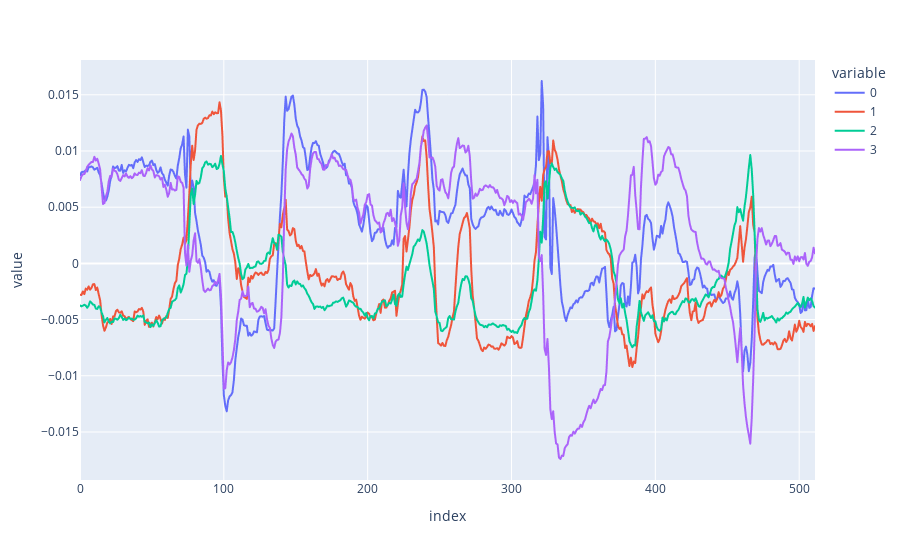

The code cell stored with this chart in its notebook:
### Code cell
px.line(y_pred.cpu().detach().numpy())

### Figure 1 — Plotly figure (JSON) as saved in the notebook; plotly's stock layout.template omitted (floating-point values rounded to 4 significant figures; data arrays with more than 128 entries replaced by an {"elided": "..."} marker saying what was removed)
{"data": [{"hovertemplate": "variable=0<br>index=%{x}<br>value=%{y}<extra></extra>", "legendgroup": "0", "line": {"color": "#636efa", "dash": "solid"}, "marker": {"symbol": "circle"}, "mode": "lines", "name": "0", "showlegend": true, "type": "scattergl", "x": {"elided": "512 int values"}, "xaxis": "x", "y": {"elided": "512 float values"}, "yaxis": "y"}, {"hovertemplate": "variable=1<br>index=%{x}<br>value=%{y}<extra></extra>", "legendgroup": "1", "line": {"color": "#EF553B", "dash": "solid"}, "marker": {"symbol": "circle"}, "mode": "lines", "name": "1", "showlegend": true, "type": "scattergl", "x": {"elided": "512 int values"}, "xaxis": "x", "y": {"elided": "512 float values"}, "yaxis": "y"}, {"hovertemplate": "variable=2<br>index=%{x}<br>value=%{y}<extra></extra>", "legendgroup": "2", "line": {"color": "#00cc96", "dash": "solid"}, "marker": {"symbol": "circle"}, "mode": "lines", "name": "2", "showlegend": true, "type": "scattergl", "x": {"elided": "512 int values"}, "xaxis": "x", "y": {"elided": "512 float values"}, "yaxis": "y"}, {"hovertemplate": "variable=3<br>index=%{x}<br>value=%{y}<extra></extra>", "legendgroup": "3", "line": {"color": "#ab63fa", "dash": "solid"}, "marker": {"symbol": "circle"}, "mode": "lines", "name": "3", "showlegend": true, "type": "scattergl", "x": {"elided": "512 int values"}, "xaxis": "x", "y": {"elided": "512 float values"}, "yaxis": "y"}], "layout": {"legend": {"title": {"text": "variable"}, "tracegroupgap": 0}, "margin": {"t": 60}, "xaxis": {"anchor": "y", "domain": [0, 1], "title": {"text": "index"}}, "yaxis": {"anchor": "x", "domain": [0, 1], "title": {"text": "value"}}}}
